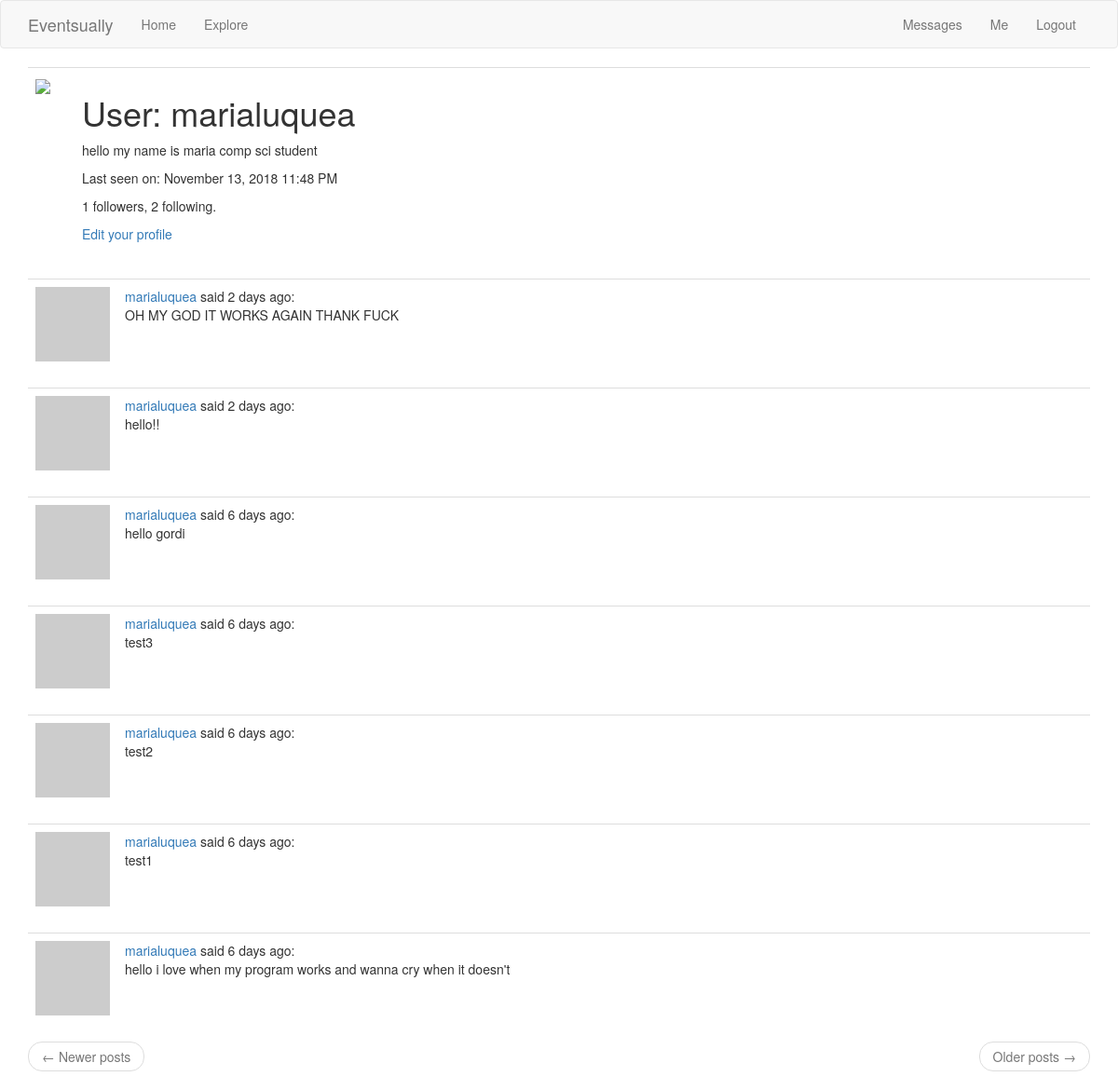
The app's page /user/marialuquea (signed in) with its own data.
### app/models.py (models this page shows, shortened)
class User(UserMixin, db.Model):
    id = db.Column(db.Integer, primary_key=True)
    username = db.Column(db.String(64), index=True, unique=True)
    email = db.Column(db.String(120), index=True, unique=True)
    password_hash = db.Column(db.String(128))
    profilepic = db.Column(db.String(50))
    posts = db.relationship('Post', backref='author', lazy='dynamic')
    about_me = db.Column(db.String(200))
    last_seen = db.Column(db.DateTime, default=datetime.utcnow)
    followed = db.relationship(
        'User', secondary=followers,
        primaryjoin=(followers.c.follower_id == id),
        secondaryjoin=(followers.c.followed_id == id),
        backref=db.backref('followers', lazy='dynamic'), lazy='dynamic')
    messages_sent = db.relationship('Message',foreign_keys='Message.sender_id',backref='author', lazy='dynamic')
    messages_received = db.relationship('Message',foreign_keys='Message.recipient_id',backref='recipient', lazy='dynamic')
    last_message_read_time = db.Column(db.DateTime)
    notifications = db.relationship('Notification', backref='user',lazy='dynamic')
    def avatar(self, size):
        digest = md5(self.email.lower().encode('utf-8')).hexdigest()
        return 'https://www.gravatar.com/avatar/{}?d=identicon&s={}'.format(digest, size)
    def new_messages(self):
        last_read_time = self.last_message_read_time or datetime(1900, 1, 1)
        return Message.query.filter_by(recipient=self).filter(
            Message.timestamp > last_read_time).count()

class Post(db.Model):
    id = db.Column(db.Integer, primary_key=True)
    body = db.Column(db.String(140))
    timestamp = db.Column(db.DateTime, index=True, default=datetime.utcnow)
    user_id = db.Column(db.Integer, db.ForeignKey('user.id'))

### main.py (the view)
@app.route('/user/<username>')
@login_required
def user(username):
    user = User.query.filter_by(username=username).first_or_404()
    image_file = user.profilepic
    page = request.args.get('page', 1, type=int)
    posts = user.posts.order_by(Post.timestamp.desc()).paginate(
        page, app.config['POSTS_PER_PAGE'], False)
    next_url = url_for('user', username=user.username, page=posts.next_num) \
        if posts.has_next else None
    prev_url = url_for('user', username=user.username, page=posts.prev_num) \
        if posts.has_prev else None
    return render_template('user.html', user=user, posts=posts.items,
                           next_url=next_url, prev_url=prev_url, image_file=image_file)

### app/models.py (called while the page is built)
@login.user_loader
def load_user(id):
    return User.query.get(int(id))

### main.py (called while the page is built)
@app.before_request
def before_request():
    if current_user.is_authenticated:
        current_user.last_seen = datetime.utcnow()
        db.session.commit()

### app/templates/user.html (shortened to what this page needs)
{% extends "base.html" %}
{% block app_content %}
    <table class="table table-hover">
        <tr>
            <td width="50px"><img src="{{ image_file }}"></td>
            <td>
                <h1>User: {{ user.username }}</h1>
                {% if user.about_me %}<p>{{ user.about_me }}</p>{% endif %}
                {% if user.last_seen %}
                <p>Last seen on: {{ moment(user.last_seen).format('LLL') }}</p>
                {% endif %}
                <p>{{ user.followers.count() }} followers, {{ user.followed.count() }} following.</p>
                {% if user == current_user %}
                <p><a href="{{ url_for('edit_profile') }}">Edit your profile</a></p>
                {% elif not current_user.is_following(user) %}
                <p><a href="{{ url_for('follow', username=user.username) }}">Follow</a></p>
                {% else %}
                <p><a href="{{ url_for('unfollow', username=user.username) }}">Unfollow</a></p>
                {% endif %}
            </td>
        </tr>
    </table>
    {% for post in posts %}
        {% include '_post.html' %}
    {% endfor %}
    <nav aria-label="...">
        <ul class="pager">
            <li class="previous{% if not prev_url %} disabled{% endif %}">
                <a href="{{ prev_url or '#' }}">
                    <span aria-hidden="true">&larr;</span> Newer posts
                </a>
            </li>
            <li class="next{% if not next_url %} disabled{% endif %}">
                <a href="{{ next_url or '#' }}">
                    Older posts <span aria-hidden="true">&rarr;</span>
                </a>
            </li>
        </ul>
    </nav>
{% endblock %}

### app/templates/_post.html
<table class="table table-hover">
        <tr>
            <td width="70px">
                <a href="{{ url_for('user', username=post.author.username) }}">
                    <img src="{{ post.author.avatar(70) }}" />
                </a>
            </td>
            <td>
                <a href="{{ url_for('user', username=post.author.username) }}">
                    {{ post.author.username }}
                </a>
                said {{ moment(post.timestamp).fromNow() }}:
                <br>
                {{ post.body }}
            </td>
        </tr>
    </table>

### records on screen
User: username "marialuquea", about_me "hello my name is maria comp sci student", last_seen "November 13, 2018 11:48 PM"
Post: author.username "marialuquea", timestamp "2 days ago", body "OH MY GOD IT WORKS AGAIN THANK FUCK"
Post: author.username "marialuquea", timestamp "2 days ago", body "hello!!"
Post: author.username "marialuquea", timestamp "6 days ago", body "hello gordi"
Post: author.username "marialuquea", timestamp "6 days ago", body "test3"
Post: author.username "marialuquea", timestamp "6 days ago", body "test2"
Post: author.username "marialuquea", timestamp "6 days ago", body "test1"
Post: author.username "marialuquea", timestamp "6 days ago", body "hello i love when my program works and wanna cry when it doesn't"

### other values on screen
{{ 'Messages' }} "Messages"
{{ user.followers.count() }} "1"
{{ user.followed.count() }} "2"
